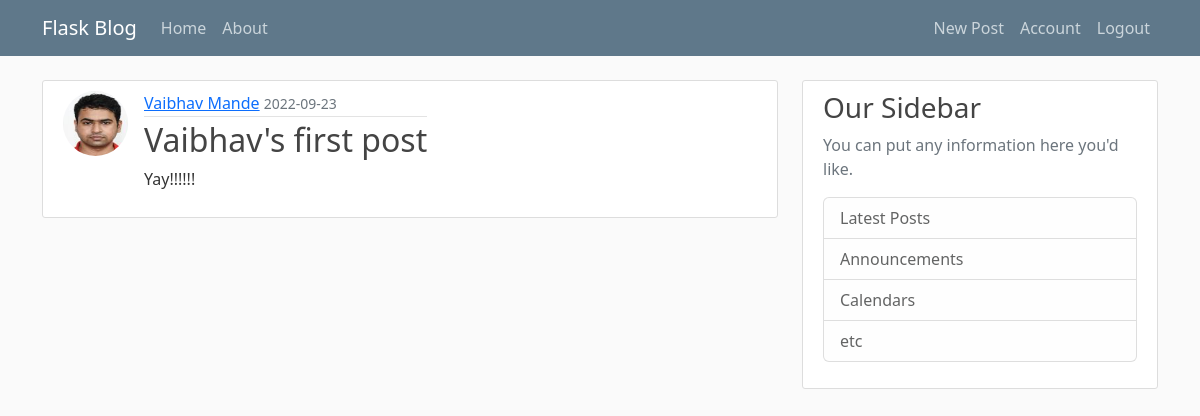
/post/3 (signed in), run on the app's committed database.
### flaskblogs/models.py (models this page shows, shortened)
class User(db.Model, UserMixin):
    id = db.Column(db.Integer, primary_key=True)
    username = db.Column(db.String(20), unique=True, nullable=False)
    email = db.Column(db.String(120), unique=True, nullable=False)
    image_file = db.Column(db.String(20), nullable=False,
                           default="default.jpg")
    password = db.Column(db.String(60), nullable=False)
    posts = db.relationship('Post', backref='author', lazy=True)

class Post(db.Model):
    id = db.Column(db.Integer, primary_key=True)
    title = db.Column(db.String(100), nullable=False)
    date_posted = db.Column(db.DateTime, nullable=False,
                            default=datetime.utcnow)
    content = db.Column(db.Text, nullable=False)
    user_id = db.Column(db.Integer, db.ForeignKey('user.id'), nullable=False)

### flaskblogs/posts/routes.py (the view)
@posts.route('/post/<int:post_id>')
@login_required
def post(post_id):
    post = Post.query.get_or_404(post_id)
    return render_template('post.html', title=post.title, post=post)

### flaskblogs/models.py (called while the page is built)
@login_manager.user_loader
def load_user(user_id):
    return User.query.get(int(user_id))

### flaskblogs/templates/post.html (shortened to what this page needs)
{% extends 'layout.html' %}
{% block content %}
    <article class="media content-section d-flex flex-direction-row">
      <img class="rounded-circle article-img" src="{{url_for('static', filename='profile_pics/' + post.author.image_file)}}"/>
      <div class="media-body">
        <div class="article-metadata">
          <a class="mr-2" href="{{ url_for('users.user_posts',username=post.author.username) }}">{{ post.author.username }}</a>
          <small class="text-muted">{{ post.date_posted.strftime('%Y-%m-%d') }}</small>
        </div>
        <h2 class="article-title">{{ post.title }}</h2>
        <p class="article-content">{{ post.content }}</p>
      </div>
    </article>
{% endblock content %}

### flaskblogs/static/main.css (style rules this page uses)
body { background: #fafafa; color: #333333; margin-top: 5rem; }
h1, h2, h3, h4, h5, h6 { color: #444444; }
.content-section { background: #ffffff; padding: 10px 20px; border: 1px solid #dddddd; border-radius: 3px; margin-bottom: 20px; }
.article-title { color: #444444; }
.article-content { white-space: pre-line; }
.article-img { height: 65px; width: 65px; margin-right: 16px; }
.article-metadata { padding-bottom: 1px; margin-bottom: 4px; border-bottom: 1px solid #e3e3e3 }

### data on the page
User: image_file (picture), author.username "Vaibhav Mande"
Post: date_posted "2022-09-23", title "Vaibhav's first post", content "Yay!!!!!!"
